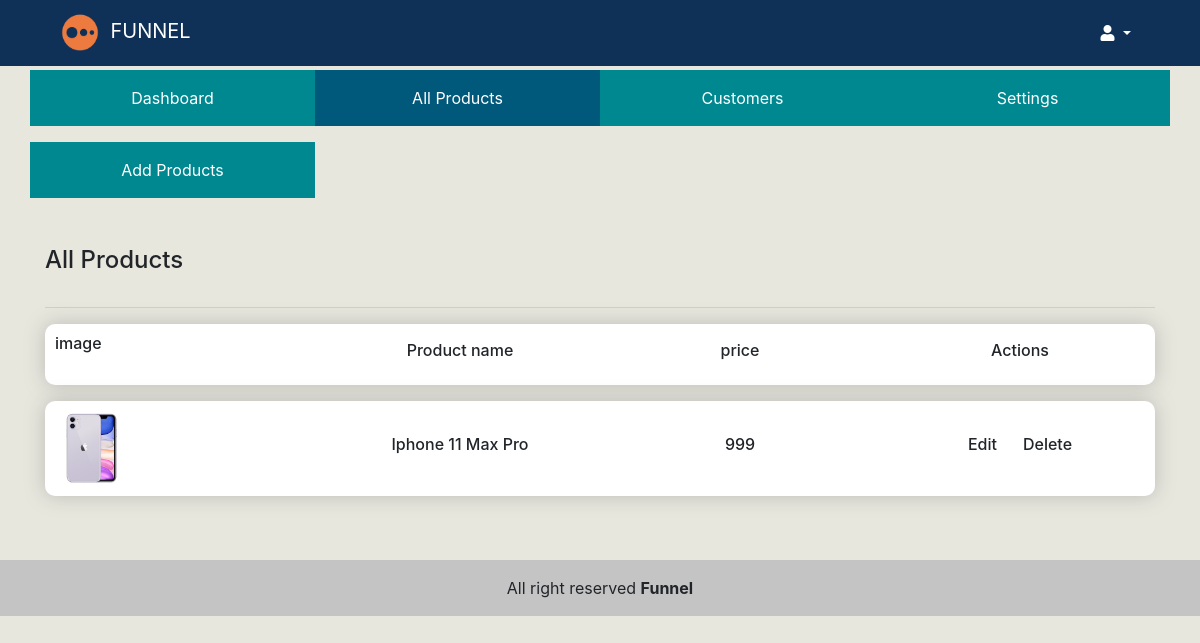
/admin/admin-products.php (signed in), run on the app's committed database.
### tables this page shows
CREATE TABLE `products` (
  `sl` int(11) NOT NULL,
  `product_id` varchar(200) NOT NULL,
  `product_tittle` varchar(200) NOT NULL,
  `product_slug` varchar(200) NOT NULL,
  `product_price` varchar(200) NOT NULL,
  `product_cat` varchar(200) NOT NULL,
  `product_dis` longtext NOT NULL,
  `product_img_1` varchar(200) NOT NULL,
  `product_img_2` varchar(200) NOT NULL
);

### admin/admin-products.php (the view, shortened to what this page needs)
<?php
include 'inc/header.php';
?>
<div class="container">
    <div class="row">
        <a class="col-6 col-lg-3 text-center p-3 tab" href="index.php">
            Dashboard
        </a>
        <a class="col-6 col-lg-3 text-center p-3 tab tab-active" href="admin-products.php">
            All Products
        </a>
        <a class="col-6 col-lg-3 text-center p-3 tab" href="all-customers.php">
            Customers
        </a>
        <a class="col-6 col-lg-3 text-center p-3 tab" href="settings.php">
            Settings
        </a>
    </div>
</div>
<div class="container">
    <div class="p-2"></div>
    <div class="row">
        <a class="col-6 col-lg-3 text-center p-3 tab" href="admin-add-products.php">
            Add Products
        </a>
    </div>
    <div class="p-3"></div>
    <h4 class="pt-3 pb-3">All Products</h4>
    <hr>
</div>
<div class="container">
    <div class="row">
        <div class="col-12">
            <div class="widget">
                <div class="row">
                    <div class="col-3 text-left ">
                        <h6>image</h6>
                    </div>
                    <div class="col-3 prodct-texts">
                        <h6>Product name</h6>
                    </div>
                    <div class="col-3 prodct-texts">
                        <h6>price</h6>
                    </div>
                    <div class="col-3 prodct-texts">
                        <a name="" id="" class="btn" href="#" role="button">
                            <h6>Actions</h6>
                        </a>
                        <br>
                    </div>
                </div>
            </div>
            <div class="p-2"></div>
        </div>
        <?php
        $admin_query = " SELECT * FROM `products` ORDER BY `sl` DESC ";
        $result = mysqli_query($con, $admin_query);
        if (mysqli_num_rows($result) > 0) {
            while ($row = mysqli_fetch_assoc($result)) {
                $product_tittle = $row["product_tittle"];
                $product_price = $row["product_price"];
                $product_img_1 = "../uploads/product-image/" . $row["product_img_1"];
        ?>
                <div class="col-12">
                    <div class="widget">
                        <div class="row">
                            <div class="col-3 text-left ">
                                <img src="<?php echo $product_img_1 ?>" width="30%" alt="">
                            </div>
                            <div class="col-3 prodct-texts">
                                <h6><?php echo $product_tittle ?></h6>
                            </div>
                            <div class="col-3 prodct-texts">
                                <h6><?php echo $product_price ?></h6>
                            </div>
                            <div class="col-3 prodct-texts">
                                <a name="" id="" class="btn" href="#" role="button">
                                    <h6>Edit</h6>
                                </a>
                                <br>
                                <a onclick="myFunction()" name="" id="" class="btn" href="" role="button">
                                    <h6>Delete</h6>
                                </a>
                            </div>
                        </div>
                    </div>
                </div>
                <div class="p-2"></div>
        <?php
            }
        }
        ?>
    </div>
</div>
<div class="p-4"></div>
<?php
include 'inc/footer.php';
?>

### admin/css/style.css (style rules this page uses)
body { background: #e7e7de; }
.widget { background: white; box-shadow: 0px 0px 20px rgba(128, 128, 128, 0.415); padding: 10px; border-radius: 10px; }
.prodct-texts { display: flex; justify-content: center; align-items: center; }
.tab { background: #008891; color: white; }
.tab-active { background: #00587a; }

### data on the page
products: product_img_1 (picture), product_tittle "Iphone 11 Max Pro", product_price "999"
